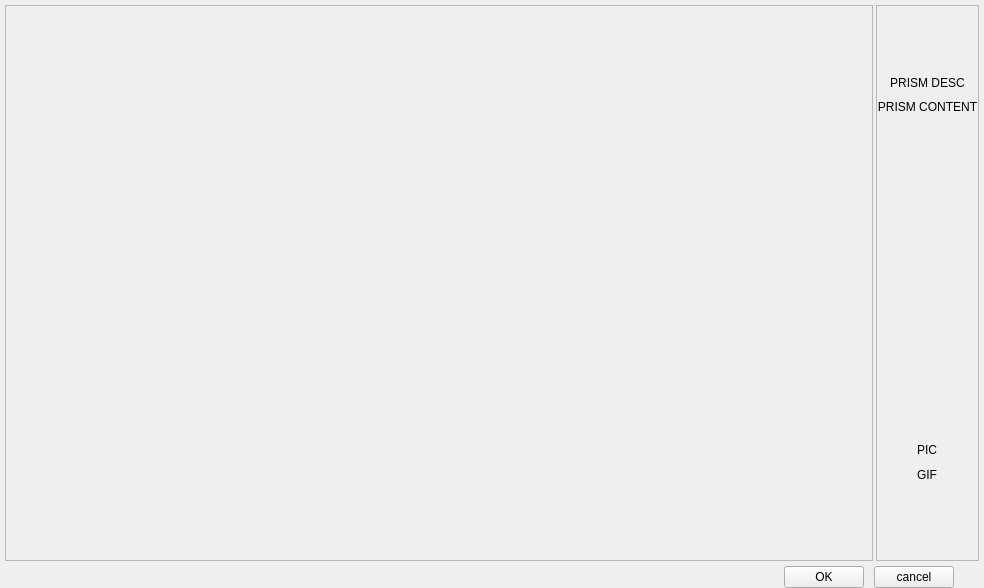
<?xml version="1.0" encoding="UTF-8"?>
<ui version="4.0">
 <class>PLSAddSourceView</class>
 <widget class="QWidget" name="PLSAddSourceView">
  <property name="geometry">
   <rect>
    <x>0</x>
    <y>0</y>
    <width>984</width>
    <height>588</height>
   </rect>
  </property>
  <property name="windowTitle">
   <string>Form</string>
  </property>
  <layout class="QVBoxLayout" name="verticalLayout">
   <property name="spacing">
    <number>0</number>
   </property>
   <property name="leftMargin">
    <number>0</number>
   </property>
   <property name="topMargin">
    <number>0</number>
   </property>
   <property name="rightMargin">
    <number>0</number>
   </property>
   <property name="bottomMargin">
    <number>0</number>
   </property>
   <item>
    <layout class="QHBoxLayout" name="horizontalLayout" stretch="1,0">
     <property name="spacing">
      <number>3</number>
     </property>
     <property name="leftMargin">
      <number>5</number>
     </property>
     <property name="topMargin">
      <number>5</number>
     </property>
     <property name="rightMargin">
      <number>5</number>
     </property>
     <property name="bottomMargin">
      <number>5</number>
     </property>
     <item>
      <widget class="QFrame" name="frame_baseSource">
       <property name="sizePolicy">
        <sizepolicy hsizetype="Expanding" vsizetype="Preferred">
         <horstretch>0</horstretch>
         <verstretch>0</verstretch>
        </sizepolicy>
       </property>
       <property name="frameShape">
        <enum>QFrame::Shape::StyledPanel</enum>
       </property>
       <property name="frameShadow">
        <enum>QFrame::Shadow::Raised</enum>
       </property>
       <layout class="QVBoxLayout" name="verticalLayout_2" stretch="0,1">
        <property name="spacing">
         <number>0</number>
        </property>
        <property name="leftMargin">
         <number>0</number>
        </property>
        <property name="topMargin">
         <number>0</number>
        </property>
        <property name="rightMargin">
         <number>0</number>
        </property>
        <property name="bottomMargin">
         <number>0</number>
        </property>
        <item>
         <layout class="QHBoxLayout" name="horizontalLayout_4">
          <property name="spacing">
           <number>10</number>
          </property>
          <property name="leftMargin">
           <number>16</number>
          </property>
          <property name="topMargin">
           <number>16</number>
          </property>
          <property name="rightMargin">
           <number>20</number>
          </property>
          <property name="bottomMargin">
           <number>16</number>
          </property>
          <item>
           <widget class="PLSSearchLineEdit" name="searchLineEdit" native="true">
            <property name="placeholderText" stdset="0">
             <string>sourceMenu.search.placeholder</string>
            </property>
            <property name="usedFor" stdset="0">
             <string>collection</string>
            </property>
           </widget>
          </item>
         </layout>
        </item>
        <item>
         <widget class="VScrollArea" name="scrollArea">
          <property name="frameShape">
           <enum>QFrame::Shape::NoFrame</enum>
          </property>
          <property name="horizontalScrollBarPolicy">
           <enum>Qt::ScrollBarPolicy::ScrollBarAlwaysOff</enum>
          </property>
          <property name="widgetResizable">
           <bool>true</bool>
          </property>
          <widget class="QWidget" name="content_baseSource">
           <property name="geometry">
            <rect>
             <x>0</x>
             <y>0</y>
             <width>864</width>
             <height>521</height>
            </rect>
           </property>
           <layout class="QVBoxLayout" name="verticalLayout_baseSource">
            <property name="spacing">
             <number>23</number>
            </property>
            <property name="leftMargin">
             <number>13</number>
            </property>
            <property name="topMargin">
             <number>0</number>
            </property>
            <property name="rightMargin">
             <number>10</number>
            </property>
            <property name="bottomMargin">
             <number>15</number>
            </property>
           </layout>
          </widget>
         </widget>
        </item>
       </layout>
      </widget>
     </item>
     <item>
      <widget class="QFrame" name="frame_desc">
       <property name="minimumSize">
        <size>
         <width>0</width>
         <height>0</height>
        </size>
       </property>
       <property name="frameShape">
        <enum>QFrame::Shape::StyledPanel</enum>
       </property>
       <property name="frameShadow">
        <enum>QFrame::Shadow::Raised</enum>
       </property>
       <layout class="QVBoxLayout" name="verticalLayout_4">
        <property name="spacing">
         <number>11</number>
        </property>
        <property name="leftMargin">
         <number>0</number>
        </property>
        <property name="topMargin">
         <number>70</number>
        </property>
        <property name="rightMargin">
         <number>0</number>
        </property>
        <property name="bottomMargin">
         <number>78</number>
        </property>
        <item>
         <layout class="QVBoxLayout" name="verticalLayout_5">
          <property name="spacing">
           <number>10</number>
          </property>
          <property name="topMargin">
           <number>0</number>
          </property>
          <item alignment="Qt::AlignmentFlag::AlignHCenter">
           <widget class="QLabel" name="label_descTitle">
            <property name="sizePolicy">
             <sizepolicy hsizetype="Preferred" vsizetype="Preferred">
              <horstretch>0</horstretch>
              <verstretch>0</verstretch>
             </sizepolicy>
            </property>
            <property name="text">
             <string>PRISM DESC</string>
            </property>
            <property name="scaledContents">
             <bool>true</bool>
            </property>
            <property name="alignment">
             <set>Qt::AlignmentFlag::AlignCenter</set>
            </property>
            <property name="wordWrap">
             <bool>true</bool>
            </property>
           </widget>
          </item>
          <item alignment="Qt::AlignmentFlag::AlignHCenter">
           <widget class="QLabel" name="label_descContent">
            <property name="sizePolicy">
             <sizepolicy hsizetype="Preferred" vsizetype="Fixed">
              <horstretch>0</horstretch>
              <verstretch>0</verstretch>
             </sizepolicy>
            </property>
            <property name="text">
             <string>PRISM CONTENT</string>
            </property>
            <property name="textFormat">
             <enum>Qt::TextFormat::RichText</enum>
            </property>
            <property name="alignment">
             <set>Qt::AlignmentFlag::AlignHCenter|Qt::AlignmentFlag::AlignTop</set>
            </property>
            <property name="wordWrap">
             <bool>true</bool>
            </property>
           </widget>
          </item>
         </layout>
        </item>
        <item>
         <spacer name="verticalSpacer">
          <property name="orientation">
           <enum>Qt::Orientation::Vertical</enum>
          </property>
          <property name="sizeHint" stdset="0">
           <size>
            <width>20</width>
            <height>0</height>
           </size>
          </property>
         </spacer>
        </item>
        <item alignment="Qt::AlignmentFlag::AlignHCenter|Qt::AlignmentFlag::AlignVCenter">
         <widget class="QLabel" name="label_descPic">
          <property name="text">
           <string>PIC</string>
          </property>
          <property name="scaledContents">
           <bool>true</bool>
          </property>
          <property name="alignment">
           <set>Qt::AlignmentFlag::AlignCenter</set>
          </property>
         </widget>
        </item>
        <item alignment="Qt::AlignmentFlag::AlignHCenter|Qt::AlignmentFlag::AlignVCenter">
         <widget class="PLSApngLabel" name="label_descGif">
          <property name="text">
           <string>GIF</string>
          </property>
          <property name="scaledContents">
           <bool>true</bool>
          </property>
          <property name="alignment">
           <set>Qt::AlignmentFlag::AlignCenter</set>
          </property>
         </widget>
        </item>
       </layout>
      </widget>
     </item>
    </layout>
   </item>
   <item>
    <widget class="QFrame" name="frame_buttonBox">
     <property name="frameShape">
      <enum>QFrame::Shape::NoFrame</enum>
     </property>
     <property name="frameShadow">
      <enum>QFrame::Shadow::Raised</enum>
     </property>
     <layout class="QHBoxLayout" name="horizontalLayout_2">
      <property name="spacing">
       <number>10</number>
      </property>
      <property name="leftMargin">
       <number>0</number>
      </property>
      <property name="topMargin">
       <number>0</number>
      </property>
      <property name="rightMargin">
       <number>30</number>
      </property>
      <property name="bottomMargin">
       <number>0</number>
      </property>
      <item>
       <spacer name="horizontalSpacer">
        <property name="orientation">
         <enum>Qt::Orientation::Horizontal</enum>
        </property>
        <property name="sizeHint" stdset="0">
         <size>
          <width>40</width>
          <height>20</height>
         </size>
        </property>
       </spacer>
      </item>
      <item>
       <widget class="QPushButton" name="buttonOK">
        <property name="text">
         <string>OK</string>
        </property>
        <property name="useFor" stdset="0">
         <string>Ok</string>
        </property>
       </widget>
      </item>
      <item>
       <widget class="QPushButton" name="buttonCancel">
        <property name="text">
         <string>cancel</string>
        </property>
        <property name="useFor" stdset="0">
         <string>Cancel</string>
        </property>
       </widget>
      </item>
     </layout>
    </widget>
   </item>
  </layout>
 </widget>
 <customwidgets>
  <customwidget>
   <class>VScrollArea</class>
   <extends>QScrollArea</extends>
   <header>vertical-scroll-area.hpp</header>
   <container>1</container>
  </customwidget>
  <customwidget>
   <class>PLSApngLabel</class>
   <extends>QLabel</extends>
   <header>PLSLabel.h</header>
  </customwidget>
  <customwidget>
   <class>PLSSearchLineEdit</class>
   <extends>QWidget</extends>
   <header>PLSSearchLineEdit.h</header>
  </customwidget>
 </customwidgets>
 <resources/>
 <connections/>
</ui>
